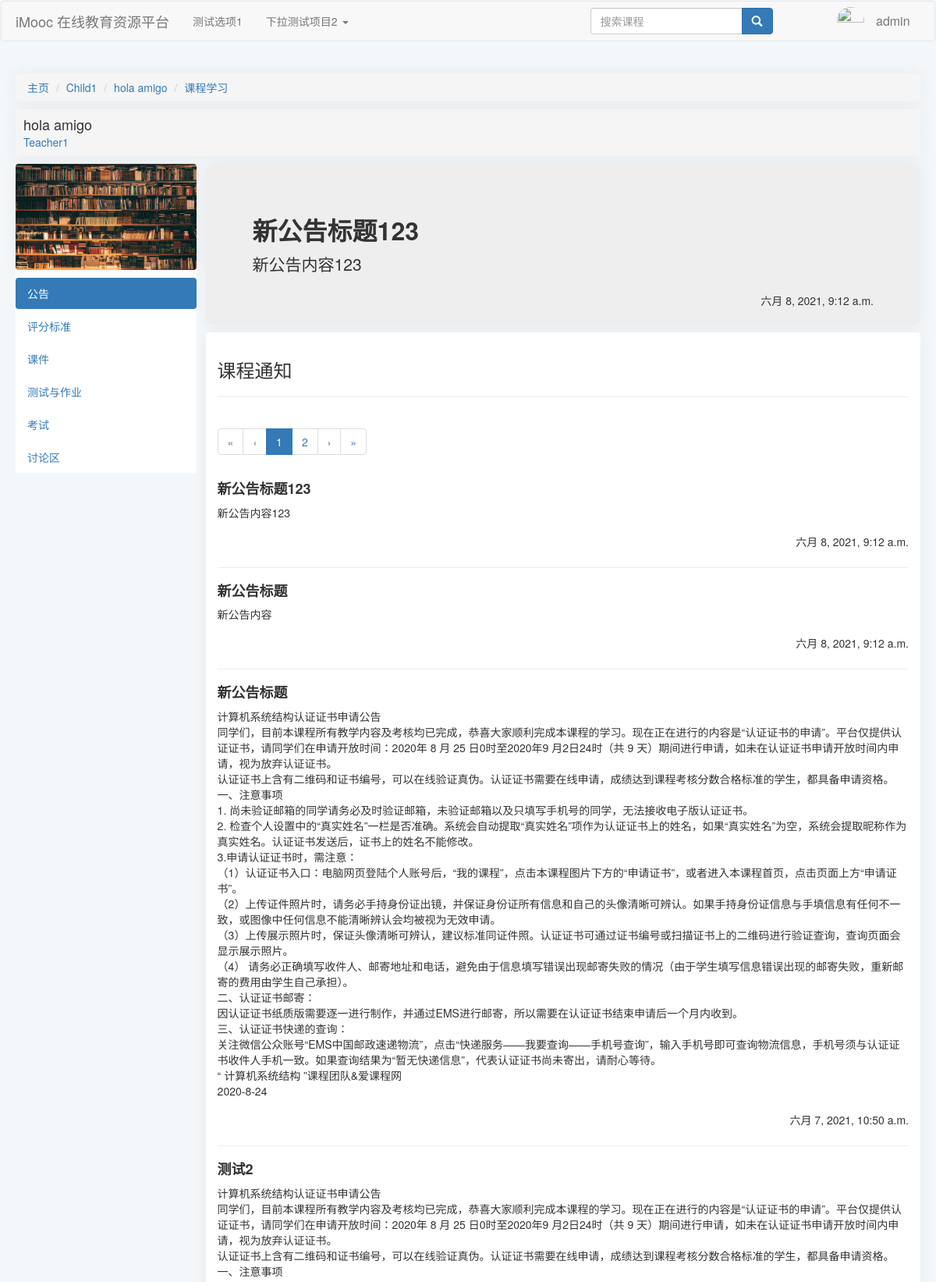
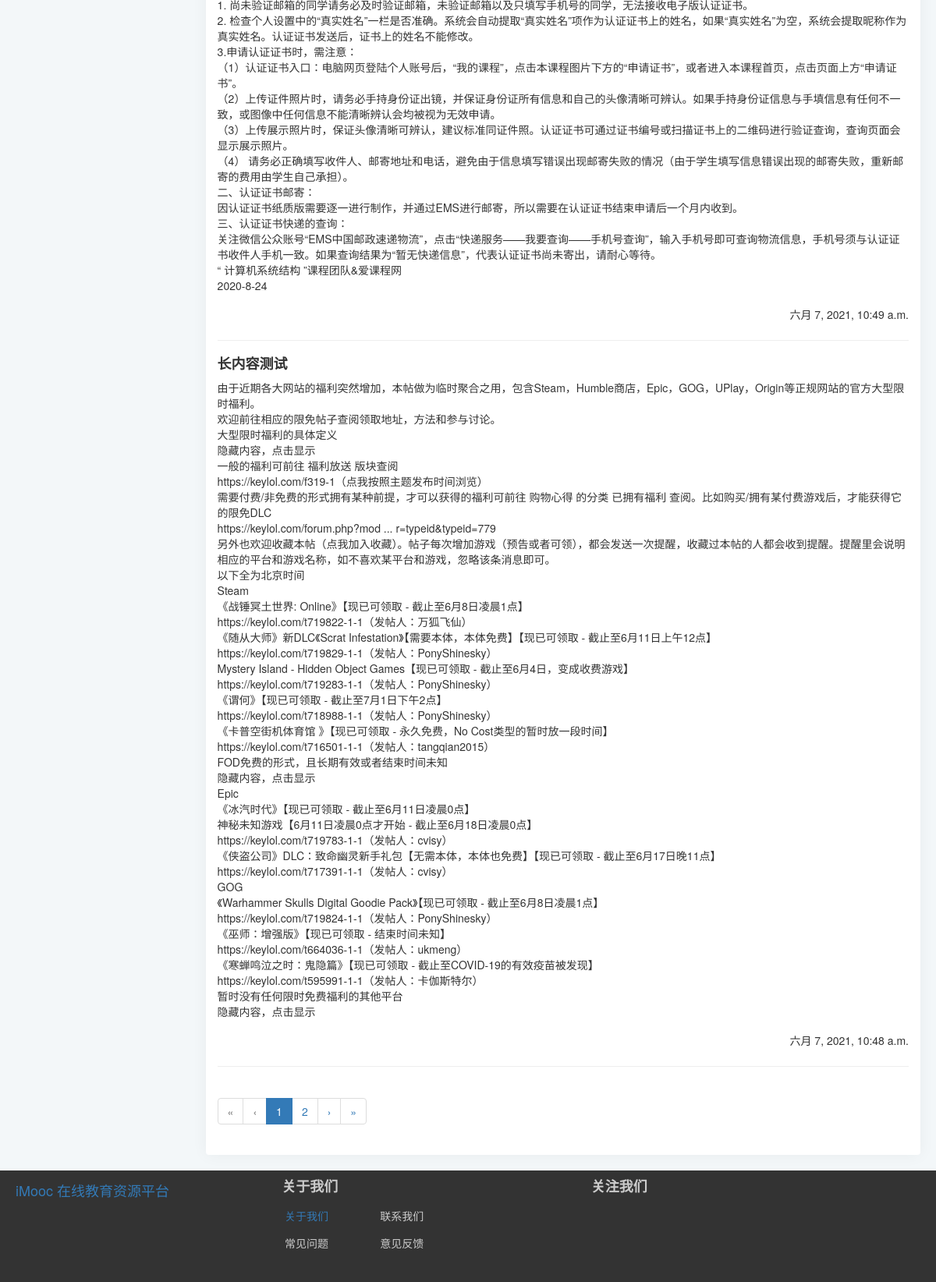
/course/3/learn/Notice (signed in), run on the app's committed database (2 pictures, top to bottom).
### index/models.py (models this page shows, shortened)
class CourseCategory(models.Model):
    CategoryID = models.AutoField(primary_key=True, verbose_name="分类编号")
    CategoryName = models.CharField(verbose_name="分类名", max_length=64)
    Is_Root = models.BooleanField(verbose_name="根分类", default=True, editable=False)
    DisplayOrder = models.PositiveIntegerField(verbose_name="显示顺序", default=1)
    ParentID = models.ForeignKey(
        "self",
        on_delete=models.CASCADE,
        limit_choices_to={"Is_Root": 1},
        null=True,
        blank=True,
    )
    def __str__(self) -> str:
        return self.CategoryName
    class Meta:
        ordering = ["-CategoryID"]
        verbose_name = "课程分类"
        verbose_name_plural = "课程分类"

class Course(models.Model):
    status = (
        ("1", "未开课"),
        ("2", "已开课"),
        ("3", "已结课"),
    )
    Course_Name = models.CharField(verbose_name="课程名称", max_length=64)
    Course_Teacher = models.ForeignKey(
        "Users",
        on_delete=models.CASCADE,
        limit_choices_to={"access": "teacher"},
        null=True,
        blank=True,
        related_name="teacher",
    )
    Course_Info = models.TextField(verbose_name="课程说明", default="暂未设置")
    Course_Goal = models.TextField(verbose_name="课程目标", default="暂未设置")
    Grade_Requirements = models.TextField(verbose_name="成绩要求", default="暂未设置")
    Reference = models.TextField(verbose_name="参考资料", default="暂未设置")
    QA = models.TextField(verbose_name="常见问题", null=True, blank=True, default="暂未设置")
    Course_Img = models.ImageField(
        verbose_name="课程图片",
        null=True,
        upload_to="Course_Img",
        blank=True,
        default="material/defaultCourseImage.jpg",
    )
    Stu_Count = models.PositiveIntegerField(verbose_name="选课人数", default=0)
    Course_Chapter = models.TextField(
        verbose_name="课程章节",
        null=True,
        blank=True,
        default='[{"title":"New Node","key":"1"}]',
    )
    Course_Category = models.ForeignKey(
        "CourseCategory",
        verbose_name="课程分类",
        on_delete=models.CASCADE,
        limit_choices_to={"Is_Root": 0},
        null=True,
        blank=True,
    )
    View_Count = models.PositiveIntegerField(verbose_name="访问人数", default=0)
    Status = models.CharField(
        verbose_name="课程状态", max_length=16, choices=status, default="1"
    )
    Starting_Time = models.DateTimeField(verbose_name="开课时间", auto_now_add=True)
    Ending_Time = models.DateTimeField(verbose_name="结课时间")
    class Meta:
        ordering = ["-Starting_Time"]
        verbose_name = "课程"
        verbose_name_plural = "课程"

class Users(models.Model):
    gender = (
        ("male", "男"),
        ("female", "女"),
        ("default", "保密"),
    )
    access = (
        ("banned", "封禁用户"),
        ("guest", "访客"),
        ("student", "学生"),
        ("teacher", "教师"),
    )
    profile_picture = models.ImageField(
        verbose_name="头像",
        null=True,
        upload_to="avatar",
        blank=True,
        default="avatar/default-profile-picture.jpg",
    )
    name = models.CharField(
        verbose_name="*用户名", max_length=128, unique=True, null=False
    )  # 昵称
    real_name = models.CharField(
        verbose_name="真实姓名", max_length=64, null=True, blank=True
    )  # 真实姓名
    password = models.CharField(
        verbose_name="*密码", max_length=256, editable=False
    )  # 密码
    email = models.EmailField(verbose_name="*电子邮箱", unique=True)  # 邮箱
    phone_number = models.CharField(
        verbose_name="手机号码", max_length=32, unique=True, null=True, blank=True
    )  # 手机号码
    access = models.CharField(
        verbose_name="*权限等级", max_length=16, choices=access, default="guest"
    )  # 权限级别
    selected_courses = models.ManyToManyField("Course", related_name="students")  # 已选课程
    sex = models.CharField(
        verbose_name="*性别", max_length=32, choices=gender, default="default"
    )  # 性别
    create_time = models.DateTimeField(verbose_name="账号创建时间", auto_now_add=True)  # 创建时间
    is_deleted = models.BooleanField(
        verbose_name="删除标记", default=False, editable=False
    )  # 删除标记
    def __str__(self) -> str:
        return self.name
    class Meta:
        ordering = ["-create_time"]
        verbose_name = "用户"
        verbose_name_plural = "用户"

class CourseNotice(models.Model):
    sourceCourse = ForeignKey(
        "Course",
        verbose_name="源课程",
        on_delete=CASCADE,
        null=True,
        blank=True,
        related_name="sourceCourse",
    )
    Title = CharField(verbose_name="公告标题", default="新公告标题", max_length=20)
    Message = TextField(verbose_name="课程公告", default="新公告内容")
    createTime = DateTimeField(verbose_name="发布时间", auto_now_add=True)
    class Meta:
        ordering = ["-createTime"]
        verbose_name = "课程公告"
        verbose_name_plural = "课程公告"

### index/views.py (the view)
def courseLearnNotice(request, courseid):
    courseDetail, _, _ = VF.Get_Course(courseid)
    course = models.Course.objects.get(id=courseid)
    historyNotices = models.CourseNotice.objects.filter(sourceCourse=course)
    newestNotice = historyNotices.order_by("-createTime")[:1][0]
    paginator = Paginator(historyNotices, 5)  # 分页功能
    if request.method == "GET":
        page = request.GET.get("page")
        try:
            Notices = paginator.page(page)
        except PageNotAnInteger:
            Notices = paginator.page(1)
        except EmptyPage:
            Notices = paginator.page(paginator.num_pages)
    return render(request, "index/courseLearn/courseLearnNotice.html", locals())

### index/templates/index/courseLearn/courseLearnNotice.html (shortened to what this page needs)
{% extends 'index/courseLearn/courseLearnBase.html' %}
{% load static %}
    {% block extrastatic %}
    {{ block.super }}
    <link rel="stylesheet" href="{% static 'index/css/courseLearnNotice.css' %}">
    {% endblock extrastatic %}
    {% block learnContent %}
    <div class="newestNotice">
        <div class="jumbotron">
            <div class="noticeHeader">
                <h1> {{newestNotice.Title}} </h1>
            </div>
            <div class="noticeContent">
                {{newestNotice.Message | linebreaks}}
            </div>
            <div class="noticePostTime">
                <h5> {{newestNotice.createTime}} </h5>
            </div>
        </div>
    </div>
    <div class="historyNotices">
        <h3>课程通知</h3>
        <hr>
        <div class="pages">
            <nav aria-label="Page navigation">
                <ul class="pagination">
                    {% if Notices.has_previous %}
                    <li><a href="?page=1" aria-label="First"><span aria-hidden="true">&laquo;</span></a></li>
                    <li><a href="?page={{Notices.previous_page_number}}" aria-label="Previous"><span
                                aria-hidden="true">&lsaquo;</span></a></li>
                    {% else %}
                    <li class="disabled"><span aria-hidden="true">&laquo;</span></li>
                    <li class="disabled"><span aria-hidden="true">&lsaquo;</span></li>
                    {% endif %}
                    {% for page in Notices.paginator.page_range %}
                    {% if Notices.number == page %}
                    <li class="active"><a href="?page={{page}}">{{page}}</a></li>
                    {% else %}
                    <li><a href="?page={{page}}">{{page}}</a></li>
                    {% endif %}
                    {% endfor %}
                    {% if Notices.has_next %}
                    <li><a href="?page={{Notices.next_page_number}}" aria-label="Next"><span
                                aria-hidden="true">&rsaquo;</span></a></li>
                    <li><a href="?page={{Notices.paginator.num_pages}}" aria-label="Last"><span
                                aria-hidden="true">&raquo;</span></a></li>
                    {% else %}
                    <li class="disabled"><span aria-hidden="true">&rsaquo;</span></li>
                    <li class="disabled"><span aria-hidden="true">&raquo;</span></li>
                    {% endif %}
                </ul>
            </nav>
        </div>
        {% for Notice in Notices %}
        <div class="HnoticeBody">
            <div class="HnoticeTitle">
                <h4>{{Notice.Title }}</h4>
            </div>
            <div class="HnoticeContent">
                {{Notice.Message | linebreaks}}
            </div>
            <br />
            <div class="HnoticePostTime">
                <h5>{{Notice.createTime}}</h5>
            </div>
            <br />
            <hr />
        </div>
        {% endfor %}
        <div class="pages">
            <nav aria-label="Page navigation">
                <ul class="pagination">
                    {% if Notices.has_previous %}
                    <li><a href="?page=1" aria-label="First"><span aria-hidden="true">&laquo;</span></a></li>
                    <li><a href="?page={{Notices.previous_page_number}}" aria-label="Previous"><span
                                aria-hidden="true">&lsaquo;</span></a></li>
                    {% else %}
                    <li class="disabled"><span aria-hidden="true">&laquo;</span></li>
                    <li class="disabled"><span aria-hidden="true">&lsaquo;</span></li>
                    {% endif %}
                    {% for page in Notices.paginator.page_range %}
                    {% if Notices.number == page %}
                    <li class="active"><a href="?page={{page}}">{{page}}</a></li>
                    {% else %}
                    <li><a href="?page={{page}}">{{page}}</a></li>
                    {% endif %}
                    {% endfor %}
                    {% if Notices.has_next %}
                    <li><a href="?page={{Notices.next_page_number}}" aria-label="Next"><span
                                aria-hidden="true">&rsaquo;</span></a></li>
                    <li><a href="?page={{Notices.paginator.num_pages}}" aria-label="Last"><span
                                aria-hidden="true">&raquo;</span></a></li>
                    {% else %}
                    <li class="disabled"><span aria-hidden="true">&rsaquo;</span></li>
                    <li class="disabled"><span aria-hidden="true">&raquo;</span></li>
                    {% endif %}
                </ul>
            </nav>
        </div>
    </div>
    {% endblock learnContent %}

### index/templates/index/courseLearn/courseLearnBase.html (shortened to what this page needs)
{% extends 'index/index.html' %}
{% load static %}
    {% block extrastatic %}
    <link rel="stylesheet" href="{% static 'index/css/courseLearnBase.css' %}">
    {% endblock extrastatic %}
    {% block content %}
    <ul class="breadcrumb">
        <li><a href="/index/">主页</a></li>
        <li><a href="#">{{courseDetail.Course_Category}}</a></li>
        <li><a href="{% url 'index:courseInfo' courseid %}">{{courseDetail.Course_Name}}
            </a>
        </li>
        <li class="active"><a href="{% url 'index:Learn' courseid %}">课程学习
            </a>
        </li>
    </ul>
    <div class="header">
        <div class="courseName">
            <a href="{% url 'index:courseInfo' courseid %}">
                <h4>{{courseDetail.Course_Name}}</h4>
            </a>
        </div>
        <div class="teachers">
            <a href="#">
                <h5>{{courseDetail.Course_Teacher}}</h5>
            </a>
        </div>
    </div>
    <div class="navSideBar">
        <div class="courseImage">
            <img src="{{courseDetail.Course_Img}}" alt="课程图片">
        </div>
        <ul class="nav nav-pills nav-stacked">
            <li name="Notices"><a href="{% url 'index:Notice' courseid %}">公告</a></li>
            <li name="Grading"><a href="{% url 'index:Grading' courseid %}">评分标准</a></li>
            <li name="Content"><a href="{% url 'index:Content' courseid %}">课件</a></li>
            <li><a href="#">测试与作业</a></li>
            <li><a href="#">考试</a></li>
            <li><a href="#">讨论区</a></li>
        </ul>
    </div>
    <div class="mainContainer">
        {% block learnContent %}
        {% endblock learnContent %}
    </div>
    {% endblock content %}

### index/static/index/css/index.css (style rules this page uses)
body { background-color: #f3f7f9; }

### index/static/index/css/courseLearnBase.css (style rules this page uses)
.breadcrumb { margin:0px; box-shadow: 0 0 20px 0 rgb(12 1 4 / 5%); border-radius: 4px; }
.navSideBar { background-color:white; display:block; float:left; width:20%; margin-right:10px; }
.navSideBar img { width:232px; box-shadow: 0 0 20px 0 rgb(12 1 4 / 5%); border-radius: 4px; margin-bottom:10px; }
.header { background-color:#f5f5f5; box-shadow: 0 0 20px 0 rgb(12 1 4 / 5%); border-radius: 4px; padding:5px; margin:10px 0; }
.header h4 { color:#000000cc; margin:5px; }
.header h5 { margin:5px; }
.mainContainer { display:block; width:79%; float:right; }

### index/static/index/css/courseLearnNotice.css (style rules this page uses)
.jumbotron { margin-bottom:10px; }
.newestNotice { box-shadow: 0 0 20px 0 rgb(12 1 4 / 5%); border-radius: 4px; }
.noticePostTime { display: block; float: right; }
.noticeHeader h1 { font-size:xx-large; font-weight:bold; }
.historyNotices h4 { font-weight: bold; }
.HnoticeContent p { margin-bottom:0px; }
.HnoticePostTime h5 { margin:0px; float:right; }
.historyNotices { background-color:white; padding:15px; box-shadow: 0 0 20px 0 rgb(12 1 4 / 5%); border-radius: 4px; }

### data on the page
CourseCategory: Course_Category "Child1"
Course: Course_Name "hola amigo"
Users: Course_Teacher "Teacher1"
CourseNotice: Title "新公告标题123", Message "新公告内容123", createTime "六月 8, 2021, 9:12 a.m."
CourseNotice: Title "新公告标题", Message "新公告内容", createTime "六月 8, 2021, 9:12 a.m."
CourseNotice: Title "新公告标题", Message "计算机系统结构认证证书申请公告 同学们，目前本课程所有教学内容及考核均已完成，恭喜大家顺利完成本课程的学习。现在正在进行的内容是“认证证书的申请”。平台仅提供认证证书，请同学们在申请开放时间：2020年 8 月 25 日0时至2020年9 月2日24时（共 9 天）期间进行申请，如未在认证证书申请开放时间内申请，视为放弃认证证书。 认证证书上含有二维码和证书编号，可以在线验证真伪。认证证书需要在线申请，成绩达到课程考核分数合格标准的学生，都具备申请资格。 一、注意事项 1. 尚未验证邮箱的同学请务必及时验证邮箱，未验证邮箱以及只填写手机号的同学，无法接收电子版认证证书。 2. 检查个人设置中的“真实姓名”一栏是否准确。系统会自动提取“真实姓名”项作为认证证书上的姓名，如果“真实姓名”为空，系统会提取昵称作为真实姓名。认证证书发送后，证书上的姓名不能修改。 3.申请认证证书时，需注意： （1）认证证书入口：电脑网页登陆个人账号后，“我的课程”，点击本课程图片下方的“申请证书”，或者进入本课程首页，点击页面上方“申请证书”。 （2）上传证件照片时，请务必手持身份证出镜，并保证身份证所有信息和自己的头像清晰可辨认。如果手持身份证信息与手填信息有任何不一致，或图像中任何信息不能清晰辨认会均被视为无效申请。 （3）上传展示照片时，保证头像清晰可辨认，建议标准同证件照。认证证书可通过证书编号或扫描证书上的二维码进行验证查询，查询页面会显示展示照片。 （4）…", createTime "六月 7, 2021, 10:50 a.m."
CourseNotice: Title "测试2", Message "计算机系统结构认证证书申请公告 同学们，目前本课程所有教学内容及考核均已完成，恭喜大家顺利完成本课程的学习。现在正在进行的内容是“认证证书的申请”。平台仅提供认证证书，请同学们在申请开放时间：2020年 8 月 25 日0时至2020年9 月2日24时（共 9 天）期间进行申请，如未在认证证书申请开放时间内申请，视为放弃认证证书。 认证证书上含有二维码和证书编号，可以在线验证真伪。认证证书需要在线申请，成绩达到课程考核分数合格标准的学生，都具备申请资格。 一、注意事项 1. 尚未验证邮箱的同学请务必及时验证邮箱，未验证邮箱以及只填写手机号的同学，无法接收电子版认证证书。 2. 检查个人设置中的“真实姓名”一栏是否准确。系统会自动提取“真实姓名”项作为认证证书上的姓名，如果“真实姓名”为空，系统会提取昵称作为真实姓名。认证证书发送后，证书上的姓名不能修改。 3.申请认证证书时，需注意： （1）认证证书入口：电脑网页登陆个人账号后，“我的课程”，点击本课程图片下方的“申请证书”，或者进入本课程首页，点击页面上方“申请证书”。 （2）上传证件照片时，请务必手持身份证出镜，并保证身份证所有信息和自己的头像清晰可辨认。如果手持身份证信息与手填信息有任何不一致，或图像中任何信息不能清晰辨认会均被视为无效申请。 （3）上传展示照片时，保证头像清晰可辨认，建议标准同证件照。认证证书可通过证书编号或扫描证书上的二维码进行验证查询，查询页面会显示展示照片。 （4）…", createTime "六月 7, 2021, 10:49 a.m."
CourseNotice: Title "长内容测试", Message "由于近期各大网站的福利突然增加，本帖做为临时聚合之用，包含Steam，Humble商店，Epic，GOG，UPlay，Origin等正规网站的官方大型限时福利。 欢迎前往相应的限免帖子查阅领取地址，方法和参与讨论。 大型限时福利的具体定义 隐藏内容，点击显示 一般的福利可前往 福利放送 版块查阅 https://keylol.com/f319-1（点我按照主题发布时间浏览） 需要付费/非免费的形式拥有某种前提，才可以获得的福利可前往 购物心得 的分类 已拥有福利 查阅。比如购买/拥有某付费游戏后，才能获得它的限免DLC https://keylol.com/forum.php?mod ... r=typeid&typeid=779 另外也欢迎收藏本帖（点我加入收藏）。帖子每次增加游戏（预告或者可领），都会发送一次提醒，收藏过本帖的人都会收到提醒。提醒里会说明相应的平台和游戏名称，如不喜欢某平台和游戏，忽略该条消息即可。 以下全为北京时间 Steam 《战锤冥土世界: Online》【现已可领取 - 截止至6月8日凌晨1点】 https://keylol.com/t719822-1-1（发帖人：万狐飞仙） 《随从大师》新DLC《Scrat Infestation》【需要本体，本体免费】【现已可领取 - 截止至6月11日上午12点】 https://keylol.com/t719829-1-1（发帖人：PonyShinesky） Mystery Island - Hidden Object Games【现已可领取 - 截止至6月4日，变成收费游戏】…", createTime "六月 7, 2021, 10:48 a.m."

### other printed values
{{ request.session.user_name }} "admin"
{{ page }} "1"
{{ page }} "2"
